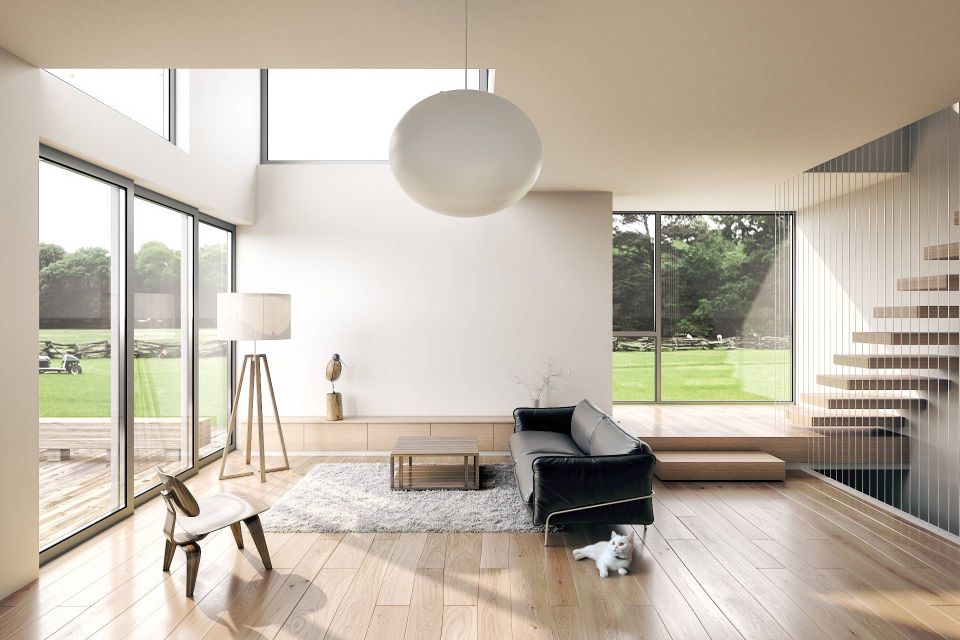
#> input picture original.jpg, 1920 x 1280 px (shown at 1/2 size)
$ python script.py
#> lines starting #> are read from the running program, lines starting #| are printed output that depends on the picture
import cv2
import numpy
A = cv2.imread('original.jpg')
#> A is the input picture: shape (1280, 1920, 3); mean B, G, R 167.9, 181.9, 191.7
A = numpy.float32(A)
B = cv2.imread('mask.jpg')
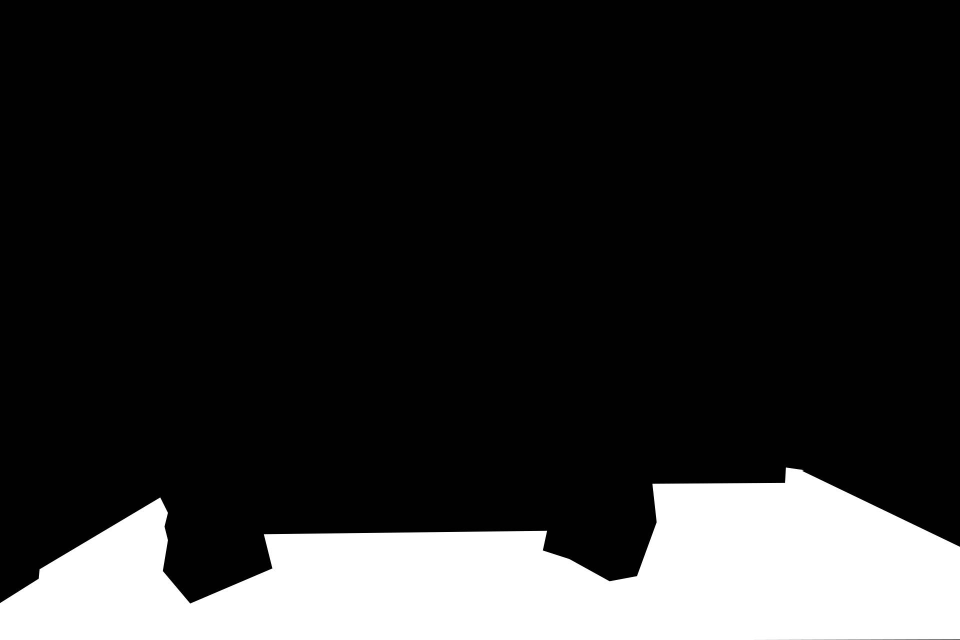
#> input picture mask.jpg, 1920 x 1280 px (shown at 1/2 size)
#> B is the input picture: shape (1280, 1920, 3); min 0, max 255, mean 43.5
color = [255, 127, 127]
color = [color[2], color[1], color[0]]
color = numpy.float32(color)
color[0] = color[0] / 255.0
color[1] = color[1] / 255.0
color[2] = color[2] / 255.0
for i in range(1280):
	for j in range(1920):
		if B[i,j,0] > 127:
			A[i,j,0] = A[i,j,0] / 255.0
			if color[0] > 0.5:
				A[i,j,0] = (1.0 - (1.0 - 2.0 * (color[0] - 0.5)) * (1.0 - A[i,j,0]));
			else:
				A[i,j,0] = ((2.0 * color[0]) * A[i,j,0]);
			A[i,j,0] = A[i,j,0] * 255.0
			A[i,j,1] = A[i,j,1] / 255.0
			if color[1] > 0.5:
				A[i,j,1] = (1.0 - (1.0 - 2.0 * (color[1] - 0.5)) * (1.0 - A[i,j,1]));
			else:
				A[i,j,1] = ((2.0 * color[1]) * A[i,j,1]);
			A[i,j,1] = A[i,j,1] * 255.0
			A[i,j,2] = A[i,j,2] / 255.0
			if color[2] > 0.5:
				A[i,j,2] = (1.0 - (1.0 - 2.0 * (color[2] - 0.5)) * (1.0 - A[i,j,2]));
			else:
				A[i,j,2] = ((2.0 * color[2]) * A[i,j,2]);
			A[i,j,2] = A[i,j,2] * 255.0
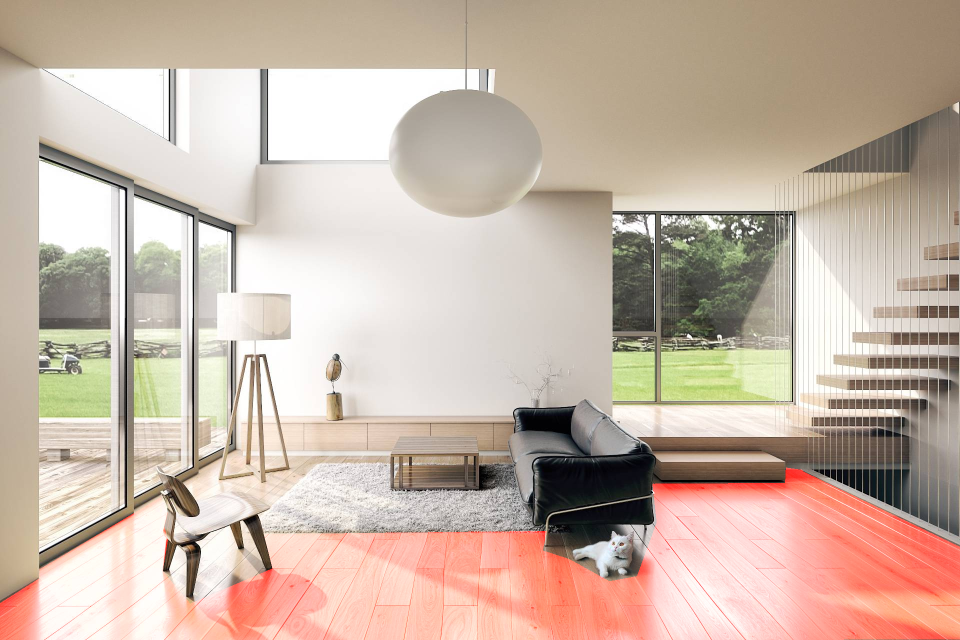
#> A: shape (1280, 1920, 3) float32 (shown at 1/2 size); mean B, G, R 168.1, 182.1, 200.6
A = numpy.uint8(A)
cv2.imwrite('modified.jpg', A);
